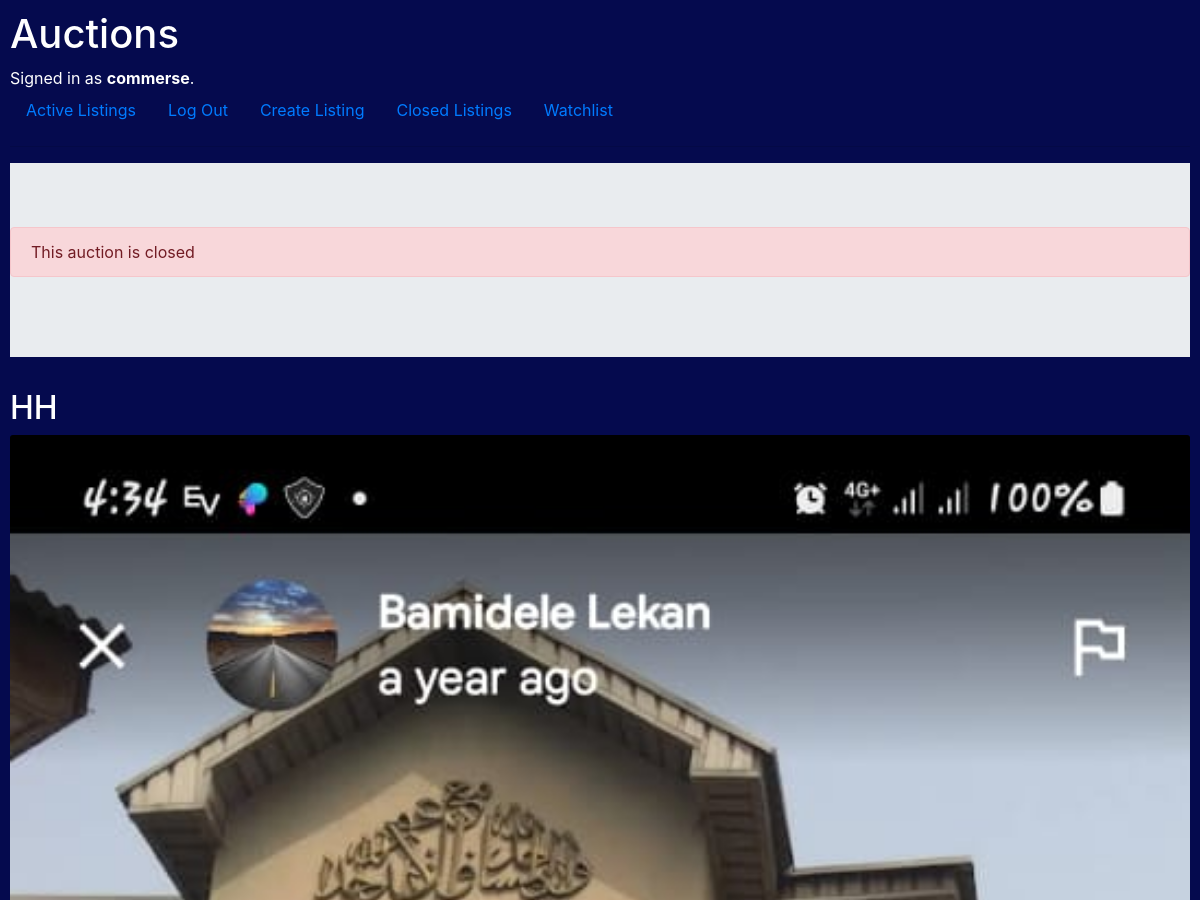
The app's page /closedDetails/5 (signed in, upper part), older data.
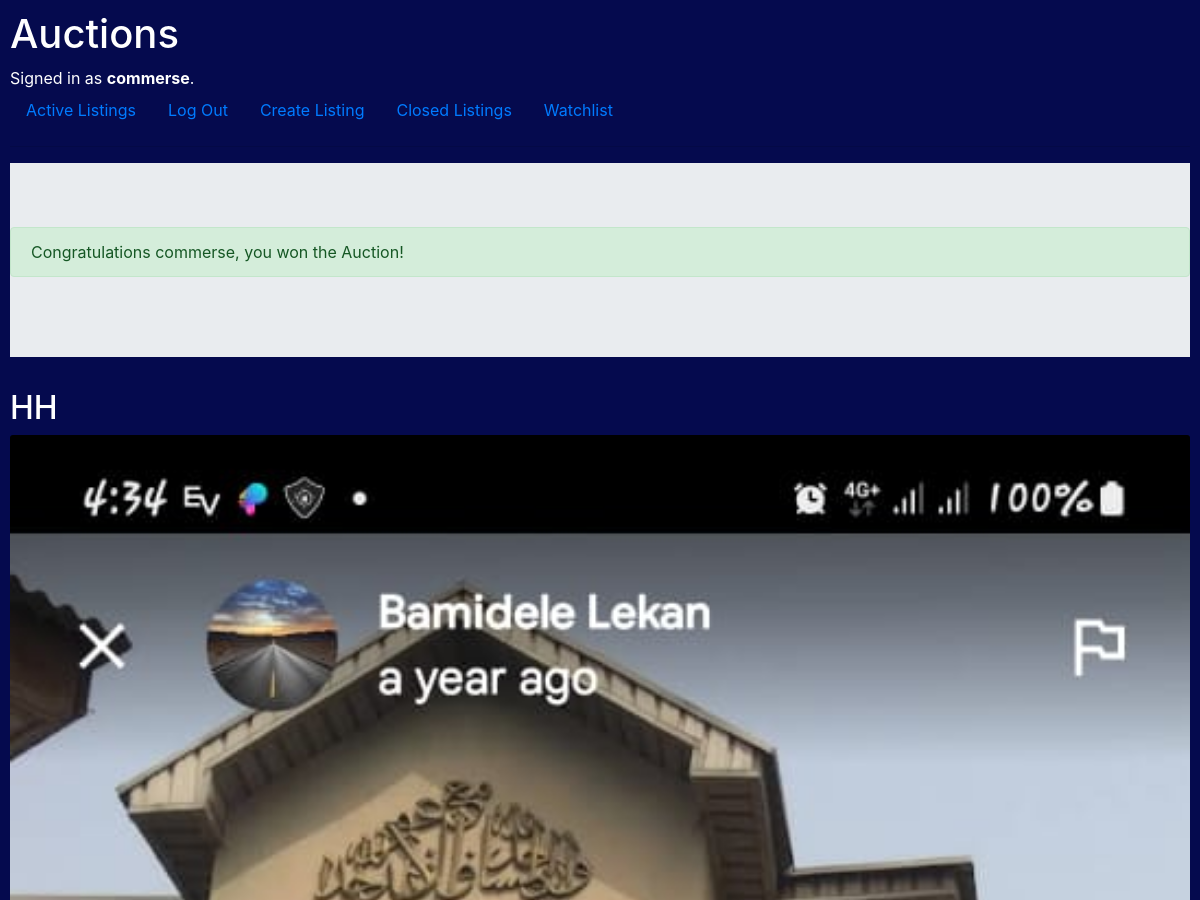
The same page, newer data.
### auctions/models.py (models this page shows, shortened)
class Listing(models.Model):
    title = models.CharField(max_length=100)
    description = models.CharField(max_length=1000)
    image = models.ImageField(blank=True, null=True, upload_to='images/')
    price = models.ForeignKey(Bid, on_delete=models.CASCADE, blank=True, null=True, related_name="bidPrice")
    isActive = models.BooleanField(default=True)
    owner = models.ForeignKey(User, on_delete=models.CASCADE, blank=True, null=True, related_name="user")
    category = models.ForeignKey(Category, on_delete=models.CASCADE, blank=True, null=True, related_name="category")
    watchlist = models.ManyToManyField(User, blank=True, related_name="listingWatchlist")

class Bid(models.Model):
    bid = models.FloatField(default=0)
    user = models.ForeignKey(User, on_delete=models.CASCADE, blank=True, null=True, related_name="Userbid")

class User(AbstractUser):
    pass

### auctions/views.py (the view)
# urls.py: path("closedDetails/<int:id>", views.closedDetails, name="closedDetails")
def closedDetails(request, id):
    listingData = Listing.objects.get(pk=id)
    isListingInWatchList = request.user in listingData.watchlist.all()
    allComments = Comment.objects.filter(listing=listingData)
    isOwner = request.user.username == listingData.owner.username
    return render(request, "auctions/closedDetails.html", {
        "listing": listingData,
        "isListingInWatchList": isListingInWatchList,
        "isOwner": isOwner
    })

### auctions/templates/auctions/closedDetails.html (shortened to what this page needs)
{% extends "auctions/layout.html" %}
{% block body %}
    <div class="jumbotron jumbotron-fluid">
        {% if not listing.isActive and user == listing.price.user and not isOwner %}
          <div class="alert alert-success" role="alert">
                 Congratulations {{ listing.price.user }}, you won the Auction!
          </div>
           {% elif not listing.isActive and not user == listing.bid.user and isOwner %}
            <div class="alert alert-success" role="alert">
                Dear {{ listing.owner }}, you closed this auction.
         </div>
         {% else %}
         <div class=" alert alert-danger" role="alert">
            This auction is closed
         </div>
        {% endif %}
    </div>
<h2>{{listing.title}}</h2>
<img class="card-img-top" src="{{ listing.image.url }}" alt="{{listing.title}}">
<br>
{% endblock %}

Row changes from the older to the newer data that the page shows:
changed Listing "HH": isActive True → False (drawn); price.user (not shown) → "commerse"
Text that changed along with them:
text no longer shown: "This auction is closed"
text now shown: "Congratulations , you won the Auction!"
